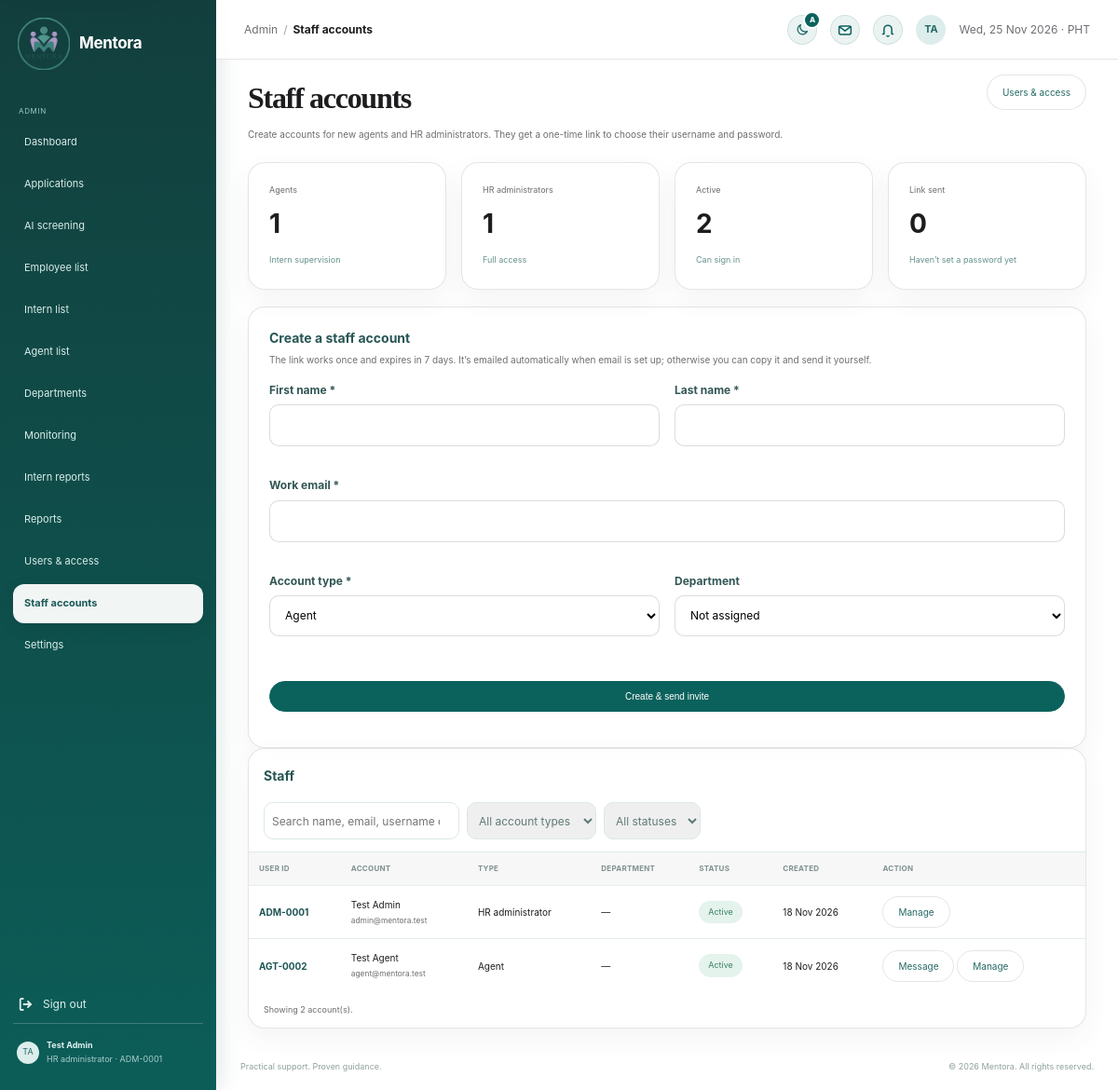
Page /admin/staff_accounts.php (signed in) on the committed database.
### tables this page shows
CREATE TABLE `users` (
  `id` int(10) UNSIGNED NOT NULL,
  `user_code` varchar(20) DEFAULT NULL,
  `first_name` varchar(80) NOT NULL,
  `last_name` varchar(80) NOT NULL,
  `email` varchar(190) NOT NULL,
  `email_verified_at` datetime DEFAULT NULL,
  `username` varchar(40) DEFAULT NULL,
  `pathway` enum('employee_va','internship') NOT NULL,
  `pathway_chosen_at` datetime DEFAULT current_timestamp(),
  `password_hash` varchar(255) NOT NULL,
  `role` enum('applicant','agent','admin') NOT NULL DEFAULT 'applicant',
  `status` enum('pending','approved','active','rejected','disabled') NOT NULL DEFAULT 'active',
  `presence` enum('active','busy','offline') NOT NULL DEFAULT 'active',
  `last_seen_at` datetime DEFAULT NULL,
  `department_id` int(10) UNSIGNED DEFAULT NULL,
  `agent_id` int(10) UNSIGNED DEFAULT NULL,
  `referred_by` int(10) UNSIGNED DEFAULT NULL,
  `avatar_path` varchar(190) DEFAULT NULL,
  `created_at` timestamp NOT NULL DEFAULT current_timestamp(),
  `updated_at` timestamp NOT NULL DEFAULT current_timestamp() ON UPDATE current_timestamp()
);

### admin/staff_accounts.php (called while the page is built)
<?php
$workspace = 'admin';
require __DIR__ . '/../includes/pages/staff_accounts.php';

### includes/workflow.php (called while the page is built, shortened)
<?php
require_once __DIR__ . '/../config/db.php';
require_once __DIR__ . '/auth_check.php';
function mentora_h(mixed $value): string
{
    return htmlspecialchars((string) $value, ENT_QUOTES | ENT_SUBSTITUTE, 'UTF-8');
}
    ?>

### includes/pages/staff_accounts.php (the view, shortened to what this page needs)
<?php
require_once __DIR__ . '/../workflow.php';
require_once __DIR__ . '/../account_invites.php';
$workspace = ($workspace ?? 'agent') === 'admin' ? 'admin' : 'agent';
$staffRoleLabels = ['agent' => 'Agent', 'admin' => 'HR administrator'];
$creatableRoles = static fn(array $person): array => ($person['role'] ?? '') === 'admin' ? ['agent', 'admin'] : ['agent'];
$pageTitle = 'Staff accounts';
$activePage = 'staff_accounts.php';
require __DIR__ . '/../' . $workspace . '_layout.php';
$me = $_SESSION['user'];
$allowed = $creatableRoles($me);
$isAdmin = $me['role'] === 'admin';
$form = $_SESSION['staff_form'] ?? [];
$form += ['first_name' => '', 'last_name' => '', 'email' => '', 'role' => 'agent', 'department_id' => null];
$marks = implode(',', array_fill(0, count($allowed), '?'));
$staffQuery = $pdo->prepare("SELECT u.id, u.user_code, u.username, u.first_name, u.last_name, u.email, u.role, u.status, u.created_at,
        d.name AS department_name,
        (SELECT CONCAT(c.first_name, ' ', c.last_name) FROM account_invites i JOIN users c ON c.id = i.created_by
         WHERE i.user_id = u.id ORDER BY i.id DESC LIMIT 1) AS invited_by
    FROM users u
    LEFT JOIN departments d ON d.id = u.department_id
    WHERE u.role IN ($marks)
    ORDER BY u.created_at DESC");
$staffQuery->execute($allowed);
$staff = $staffQuery->fetchAll();
$statusBadge = [
    'active' => ['', 'Active'],
    'approved' => ['info', 'Link sent'],
    'pending' => ['warn', 'Waiting'],
    'disabled' => ['warn', 'Turned off'],
    'rejected' => ['warn', 'Declined'],
];
$countWhere = static fn(string $key, string $value): int => count(array_filter($staff, static fn(array $s): bool => $s[$key] === $value));
?>
<div class="admin-heading keep-title">
    <div>
        <h1>Staff accounts</h1>
        <p><?= $isAdmin
            ? 'Create accounts for new agents and HR administrators. They get a one-time link to choose their username and password.'
            : 'Create accounts for new agents. They get a one-time link to choose their username and password, and HR is told.' ?></p>
    </div>
    <?php if ($isAdmin): ?>
        <a class="admin-btn" href="<?= $workspace === 'admin' ? '' : '../admin/' ?>user&amp;access_management.php">Users &amp; access</a>
    <?php endif; ?>
</div>
<div class="metric-grid">
    <div class="metric-card"><small>Agents</small><strong><?= $countWhere('role', 'agent') ?></strong><span>Intern supervision</span></div>
    <?php if ($isAdmin): ?>
        <div class="metric-card"><small>HR administrators</small><strong><?= $countWhere('role', 'admin') ?></strong><span>Full access</span></div>
    <?php endif; ?>
    <div class="metric-card"><small>Active</small><strong><?= $countWhere('status', 'active') ?></strong><span>Can sign in</span></div>
    <div class="metric-card"><small>Link sent</small><strong><?= $countWhere('status', 'approved') ?></strong><span>Haven’t set a password yet</span></div>
</div>
    <section class="admin-panel">
        <h2>Create a staff account</h2>
        <p class="panel-subtitle">The link works once and expires in <?= MENTORA_INVITE_DAYS ?> days. It’s emailed automatically when email is set up; otherwise you can copy it and send it yourself.</p>
        <form method="post" class="form-grid">
            <div class="field">
                <label for="first_name">First name *</label>
                <input id="first_name" name="first_name" required maxlength="80" autocomplete="off" value="<?= mentora_h($form['first_name']) ?>">
            </div>
            <div class="field">
                <label for="last_name">Last name *</label>
                <input id="last_name" name="last_name" required maxlength="80" autocomplete="off" value="<?= mentora_h($form['last_name']) ?>">
            </div>
            <div class="field full">
                <label for="email">Work email *</label>
                <input id="email" name="email" type="email" required maxlength="190" autocomplete="off" value="<?= mentora_h($form['email']) ?>">
            </div>
            <div class="field">
                <label for="role">Account type *</label>
                <?php if (count($allowed) > 1): ?>
                    <select id="role" name="role">
                        <?php foreach ($allowed as $key): ?>
                            <option value="<?= $key ?>"<?= $form['role'] === $key ? ' selected' : '' ?>><?= $staffRoleLabels[$key] ?></option>
                        <?php endforeach; ?>
                    </select>
                <?php else: ?>
                    <input id="role" value="Agent" disabled>
                    <input type="hidden" name="role" value="agent">
                    <small>Only HR administrators can create HR administrator accounts.</small>
                <?php endif; ?>
            </div>
            <div class="field">
                <label for="department_id">Department</label>
                <select id="department_id" name="department_id">
                    <option value="">Not assigned</option>
                </select>
            </div>
            <div class="field full form-actions">
                <button class="admin-btn primary" type="submit"
                    data-confirm-title="Create this account?"
                    data-confirm="The account is created and a one-time link to set a username and password is sent.">Create &amp; send invite</button>
            </div>
        </form>
    </section>
<section class="admin-panel data-panel">
    <h2>Staff</h2>
    <div class="table-toolbar" data-table-filter="staff-table">
        <input type="search" data-filter="search" placeholder="Search name, email, username or ID" aria-label="Search staff accounts">
        <?php if ($isAdmin): ?>
            <select data-filter="role" aria-label="Account type">
                <option value="all">All account types</option>
            </select>
        <?php endif; ?>
        <select data-filter="status" aria-label="Status">
            <option value="all">All statuses</option>
        </select>
    </div>
    <table class="admin-table" id="staff-table">
        <thead>
            <tr>
                <th>User ID</th>
                <th>Account</th>
                <th>Type</th>
                <th>Department</th>
                <th>Status</th>
                <th>Created</th>
                <th>Action</th>
            </tr>
        </thead>
        <tbody>
        <?php foreach ($staff as $person): [$badgeClass, $badgeText] = $statusBadge[$person['status']] ?? ['', ucfirst((string) $person['status'])]; ?>
            <tr data-role="<?= mentora_h($person['role']) ?>" data-status="<?= mentora_h($person['status']) ?>">
                <td><?= mentora_h($person['user_code'] ?? '—') ?></td>
                <td>
                    <?= mentora_h($person['first_name'] . ' ' . $person['last_name']) ?><br>
                    <small><?= mentora_h($person['email']) ?><?= $person['username'] ? ' · @' . mentora_h($person['username']) : '' ?></small>
                </td>
                <td><?= mentora_h($staffRoleLabels[$person['role']] ?? $person['role']) ?></td>
                <td><?= mentora_h($person['department_name'] ?? '—') ?></td>
                <td><span class="badge <?= $badgeClass ?>"><?= mentora_h($badgeText) ?></span></td>
                <td>
                    <?= mentora_h(date('d M Y', strtotime($person['created_at']))) ?>
                </td>
                <td>
                    <?php if ($person['status'] === 'approved'): ?>
                        <form method="post" style="display:inline">
                            <?= mentora_csrf_field() ?>
                            <input type="hidden" name="action" value="resend">
                            <input type="hidden" name="user_id" value="<?= (int) $person['id'] ?>">
                            <button class="admin-btn" type="submit"
                                data-confirm-title="Send a new link?"
                                data-confirm="A new link replaces the old one, which stops working.">Send new link</button>
                        </form>
                    <?php elseif ($person['status'] === 'active' && (int) $person['id'] !== (int) $me['id']): ?>
                        <a class="admin-btn" href="../account/messages.php?to=<?= (int) $person['id'] ?>">Message</a>
                    <?php endif; ?>
                    <?php if ($isAdmin): ?>
                        <a class="admin-btn" href="<?= $workspace === 'admin' ? '' : '../admin/' ?>user_edit.php?id=<?= (int) $person['id'] ?>">Manage</a>
                    <?php endif; ?>
                </td>
            </tr>
        <?php endforeach; ?>
        </tbody>
    </table>
    <div class="table-note">Showing <span data-filter-count="staff-table"><?= count($staff) ?></span> account(s).</div>
</section>
<?php require __DIR__ . '/../admin_footer.php'; ?>

### includes/admin_layout.php (shortened to what this page needs)
<?php
require_once __DIR__ . '/../config/db.php';
require_once __DIR__ . '/auth_check.php';
mentora_require_login(['admin']);
if (!isset($e) || !is_callable($e)) {
    $e = static fn($value): string => htmlspecialchars((string)$value, ENT_QUOTES | ENT_SUBSTITUTE, 'UTF-8');
}
$pageTitle  = $pageTitle ?? 'Admin | Mentora';
$activePage = $activePage ?? '';
$adminUser = (isset($_SESSION['user']) && is_array($_SESSION['user']))
    ? $_SESSION['user']
    : ['name' => 'HR Administrator'];
$adminName = trim((string)($adminUser['name'] ?? '')) ?: 'HR Administrator';
$adminCode = (string)($adminUser['user_code'] ?? '');
$crumbTitle = trim(explode('|', $pageTitle)[0]);
$initials = '';
foreach (array_slice(preg_split('/\s+/', $adminName) ?: [], 0, 2) as $part) {
    $initials .= mb_strtoupper(mb_substr($part, 0, 1));
}
$initials = $initials !== '' ? $initials : 'HR';
$avatarUrl = mentora_avatar_url($adminUser['avatar_path'] ?? null, '../');
$now = new DateTimeImmutable('now', new DateTimeZone('Asia/Manila'));
$adminNav = [
    'dashboard.php'              => 'Dashboard',
    'applications.php'           => 'Applications',
    'screening.php'              => 'AI screening',
    'employee_list.php'          => 'Employee list',
    'intern_list.php'            => 'Intern list',
    'agent_list.php'             => 'Agent list',
    'department.php'             => 'Departments',
    'monitoring.php'             => 'Monitoring',
    'intern_reports.php'         => 'Intern reports',
    'consolidated_report.php'    => 'Reports',
    'user&access_management.php' => 'Users & access',
    'staff_accounts.php'         => 'Staff accounts',
    'settings.php'               => 'Settings',
];
?>
<!doctype html>
<html lang="en">
<head>
    <link rel="stylesheet" href="../assets/css/style.css?v=44">
    <link rel="stylesheet" href="../assets/css/admin.css?v=11">
    <link rel="stylesheet" href="../assets/css/settings.css?v=31">
    <link rel="stylesheet" href="../assets/css/theme.css?v=10">
    <link rel="stylesheet" href="../assets/css/dialog.css?v=2">
</head>
<body class="admin-body admin-workspace">
    <aside class="admin-sidebar">
        <a class="admin-brand"
            href="<?= $e(basename((string) ($_SERVER['SCRIPT_NAME'] ?? 'dashboard.php'))) ?>"
            aria-label="Mentora, <?= $e($crumbTitle) ?>"
            aria-current="page">
            <img src="../assets/images/mentora-logo.png" alt="Mentora">
            <span>Mentora</span>
        </a>
        <nav class="admin-nav" id="workspace-nav" aria-label="Admin navigation">
            <small class="nav-label">ADMIN</small>
            <?php foreach ($adminNav as $file => $label): ?>
                <a class="<?= $activePage === $file ? 'active' : '' ?>"
                    href="<?= $e($file) ?>"
                    <?= $activePage === $file ? 'aria-current="page"' : '' ?>>
                    <span aria-hidden="true"></span><?= $e($label) ?>
                </a>
            <?php endforeach; ?>
        </nav>
        <div class="sidebar-bottom">
            <a class="sidebar-signout" href="../auth/signout.php"><span>Sign out</span></a>
            <a class="profile-chip" href="settings.php" aria-label="Open profile settings">
                <?= mentora_avatar($avatarUrl, $initials) ?>
                <div>
                    <strong><?= $e($adminName) ?></strong>
                    <small>HR administrator<?= $adminCode !== '' ? ' · ' . $e($adminCode) : '' ?></small>
                </div>
            </a>
        </div>
    </aside>
    <div class="admin-main">
        <header class="admin-topbar">
            <nav class="crumbs" aria-label="Breadcrumb">
                <ol>
                    <li><a href="dashboard.php">Admin</a></li>
                    <li><span aria-current="page"><?= $e($crumbTitle) ?></span></li>
                </ol>
            </nav>
            <span class="topbar-actions">
                <?php $themeToggleClass = 'header-icon-link'; require __DIR__ . '/theme_toggle.php'; ?>
                <?php require __DIR__ . '/message_panel.php'; ?>
                <?php require __DIR__ . '/notification_panel.php'; ?>
                <a class="header-avatar-link<?= $avatarUrl ? ' has-photo' : '' ?>"
                    href="settings.php#profile"
                    aria-label="Profile"
                    title="Profile"><?= $avatarUrl ? '<img class="avatar-img" src="' . $e($avatarUrl) . '" alt="">' : $e($initials) ?></a>
                <span class="topbar-date"><?= $e($now->format('D, d M Y')) ?> · PHT</span>
            </span>
        </header>
        <main class="admin-content" id="main-content" tabindex="-1">

### assets/css/settings.css (style rules this page uses)
body { --ui-radius-card: 18px; --ui-radius-control: 999px; --ui-radius-item: 12px; --settings-card-solid: #fff; }
.form-actions { display: flex; flex-wrap: wrap; justify-content: flex-end; gap: 8px; margin-top: 16px; }
.admin-table td small { color: var(--workspace-muted, #6e6e73); }
.admin-panel.data-panel > h2 { padding: 18px 16px 0; }
.sidebar-bottom > a.sidebar-signout { display: flex; align-items: center; gap: 10px; }
.sidebar-signout .signout-icon { flex-shrink: 0; }

### rows in the picture
users: user_code "ADM-0001", role "Agent", first_name+last_name "Test Admin", email "admin@mentora.test", role "HR administrator", department_name "—", badgeText "Active", created_at "18 Nov 2026"
users: user_code "AGT-0002", first_name+last_name "Test Agent", email "agent@mentora.test", role "Agent", department_name "—", badgeText "Active", created_at "18 Nov 2026"

### other values in the picture
$e($label) "Dashboard"
$e($label) "Applications"
$e($label) "AI screening"
$e($label) "Employee list"
$e($label) "Intern list"
$e($label) "Agent list"
$e($label) "Departments"
$e($label) "Monitoring"
$e($label) "Intern reports"
$e($label) "Reports"
$e($label) "Users & access"
$e($label) "Staff accounts"
$e($label) "Settings"
$h($initials) "TA"
$e($adminName) "Test Admin"
